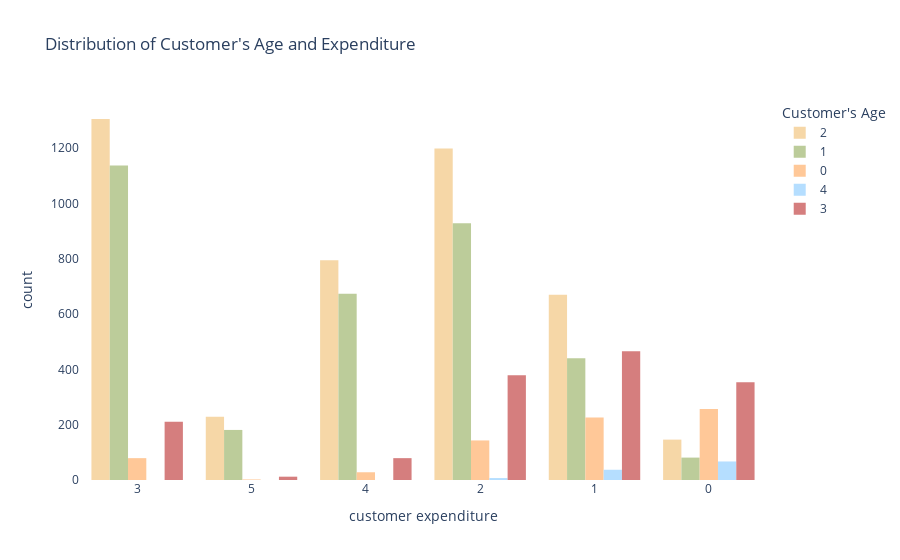

Write notebook code for a chart like this one.
### Markdown cell above
As we can see from this chart, the income of credit card users with average spending in general is less than $40K and around 40K. While the highest income category is higher for users with 3rd level spending value, it remains lower at other levels.

### Code cell
fig = px.histogram(data, x="Dependent_count",color_discrete_sequence=['#F6D7A7','#BCCC9A','#FFC898','#B5DEFF','#D57E7E'],
                   color="Customer_Age", title='Distribution of Customer\'s Age and Expenditure',
                   labels={'Dependent_count':'customer expenditure'},
                  barmode='group')
fig.update_xaxes(type='category')
fig.update_layout(paper_bgcolor="rgba(0,0,0,0)", plot_bgcolor="rgba(0,0,0,0)",legend_title="Customer\'s Age")
fig.show()

### Figure 1 — Plotly figure (JSON) as saved in the notebook; plotly's stock layout.template omitted (floating-point values rounded to 4 significant figures; data arrays with more than 128 entries replaced by an {"elided": "..."} marker saying what was removed)
{"data": [{"alignmentgroup": "True", "bingroup": "x", "hovertemplate": "Customer_Age=2<br>customer expenditure=%{x}<br>count=%{y}<extra></extra>", "legendgroup": "2", "marker": {"color": "#F6D7A7", "pattern": {"shape": ""}}, "name": "2", "offsetgroup": "2", "orientation": "v", "showlegend": true, "type": "histogram", "x": {"elided": "4342 int values"}, "xaxis": "x", "yaxis": "y"}, {"alignmentgroup": "True", "bingroup": "x", "hovertemplate": "Customer_Age=1<br>customer expenditure=%{x}<br>count=%{y}<extra></extra>", "legendgroup": "1", "marker": {"color": "#BCCC9A", "pattern": {"shape": ""}}, "name": "1", "offsetgroup": "1", "orientation": "v", "showlegend": true, "type": "histogram", "x": {"elided": "3440 int values"}, "xaxis": "x", "yaxis": "y"}, {"alignmentgroup": "True", "bingroup": "x", "hovertemplate": "Customer_Age=0<br>customer expenditure=%{x}<br>count=%{y}<extra></extra>", "legendgroup": "0", "marker": {"color": "#FFC898", "pattern": {"shape": ""}}, "name": "0", "offsetgroup": "0", "orientation": "v", "showlegend": true, "type": "histogram", "x": {"elided": "735 int values"}, "xaxis": "x", "yaxis": "y"}, {"alignmentgroup": "True", "bingroup": "x", "hovertemplate": "Customer_Age=4<br>customer expenditure=%{x}<br>count=%{y}<extra></extra>", "legendgroup": "4", "marker": {"color": "#B5DEFF", "pattern": {"shape": ""}}, "name": "4", "offsetgroup": "4", "orientation": "v", "showlegend": true, "type": "histogram", "x": [1, 0, 0, 1, 1, 0, 0, 0, 0, 1, 0, 1, 2, 0, 1, 0, 0, 0, 1, 2, 1, 0, 1, 0, 1, 2, 0, 1, 0, 1, 0, 0, 0, 0, 0, 0, 0, 0, 0, 1, 1, 0, 0, 0, 0, 1, 0, 0, 1, 1, 0, 0, 1, 1, 1, 0, 0, 0, 0, 1, 0, 1, 0, 0, 0, 1, 0, 1, 0, 0, 0, 1, 1, 1, 1, 0, 0, 0, 0, 0, 1, 1, 0, 0, 0, 0, 1, 1, 0, 0, 0, 2, 0, 1, 0, 1, 0, 2, 1, 0, 0, 0, 0, 2, 1, 2, 0, 1, 0, 0, 0], "xaxis": "x", "yaxis": "y"}, {"alignmentgroup": "True", "bingroup": "x", "hovertemplate": "Customer_Age=3<br>customer expenditure=%{x}<br>count=%{y}<extra></extra>", "legendgroup": "3", "marker": {"color": "#D57E7E", "pattern": {"shape": ""}}, "name": "3", "offsetgroup": "3", "orientation": "v", "showlegend": true, "type": "histogram", "x": {"elided": "1499 int values"}, "xaxis": "x", "yaxis": "y"}], "layout": {"barmode": "group", "legend": {"title": {"text": "Customer's Age"}, "tracegroupgap": 0}, "paper_bgcolor": "rgba(0,0,0,0)", "plot_bgcolor": "rgba(0,0,0,0)", "title": {"text": "Distribution of Customer's Age and Expenditure"}, "xaxis": {"anchor": "y", "domain": [0, 1], "title": {"text": "customer expenditure"}, "type": "category"}, "yaxis": {"anchor": "x", "domain": [0, 1], "title": {"text": "count"}}}}
